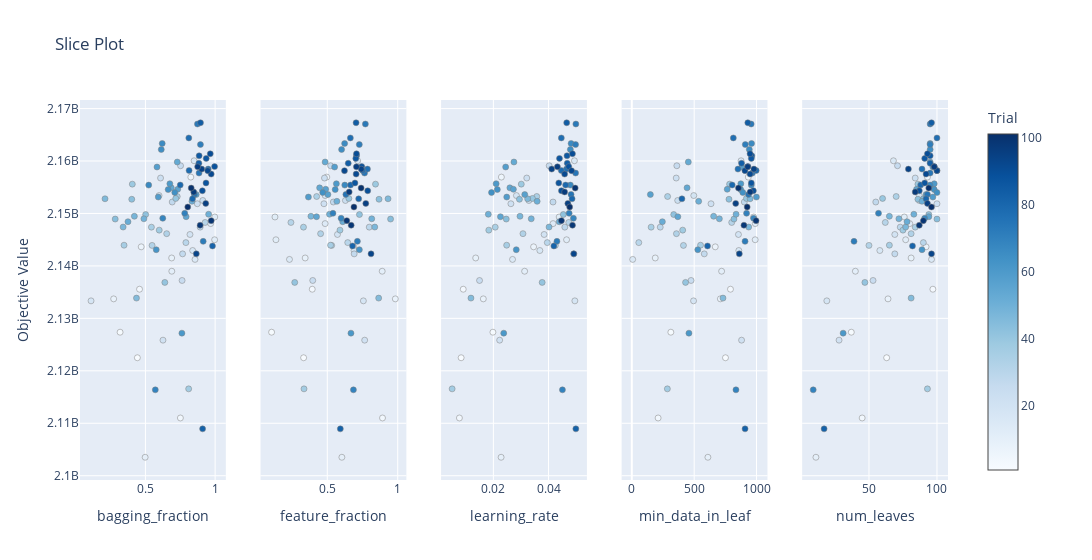

Here is the notebook cell this chart was saved with:
### Markdown cell above
El **learning rate** es un parámetro que tiene que ir acompañado por más árboles.

### Code cell
plot_slice(study)
